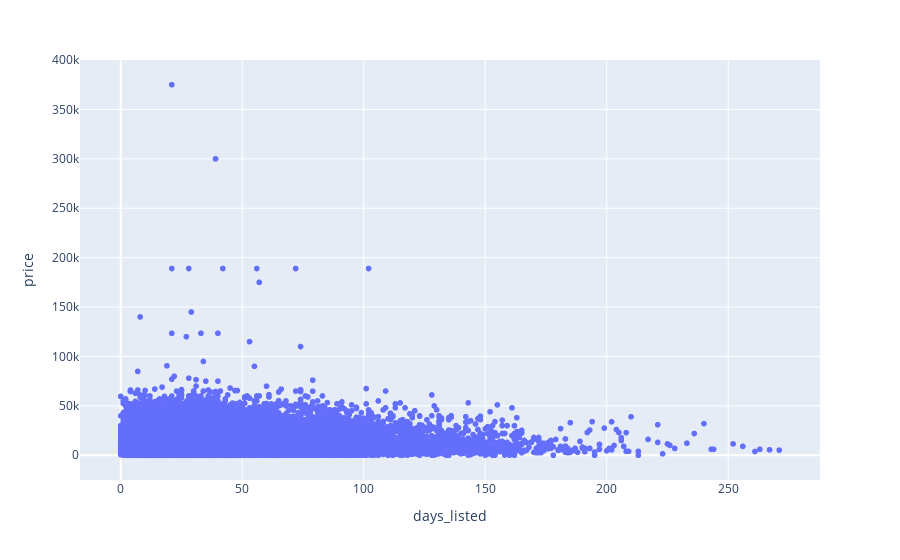

The notebook cell saved with this chart:
### Code cell
px.scatter(df, x='days_listed', y='price')

### Figure 1 — Plotly figure (JSON) as saved in the notebook; plotly's stock layout.template omitted (floating-point values rounded to 4 significant figures; data arrays with more than 128 entries replaced by an {"elided": "..."} marker saying what was removed)
{"data": [{"hovertemplate": "days_listed=%{x}<br>price=%{y}<extra></extra>", "legendgroup": "", "marker": {"color": "#636efa", "symbol": "circle"}, "mode": "markers", "name": "", "showlegend": false, "type": "scattergl", "x": {"elided": "51525 int values"}, "xaxis": "x", "y": {"elided": "51525 int values"}, "yaxis": "y"}], "layout": {"legend": {"tracegroupgap": 0}, "margin": {"t": 60}, "xaxis": {"anchor": "y", "domain": [0, 1], "title": {"text": "days_listed"}}, "yaxis": {"anchor": "x", "domain": [0, 1], "title": {"text": "price"}}}}
